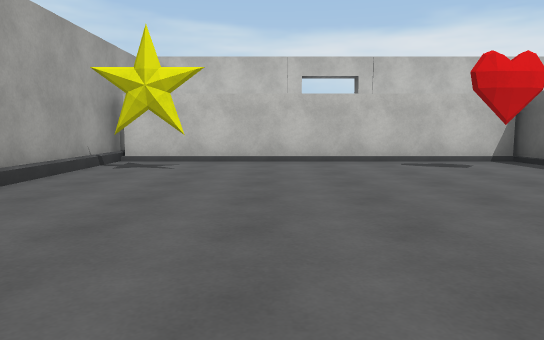
View 1 (above)

24 first-person views from a walk through a Unity game level. The camera is 1.2 m above the floor, tilts 6° down and sees 70° across. The floor is counted in squares, 2 m on a side. Each view is taken from the middle of a square. On the plan, view 1 faces up. The plan holds only what a view shows up to about 11 squares ahead; the rest is blank. The place goes on beyond the plan. The player character is not drawn. Surface patterns are stand-ins for the level's own textures.

View 2
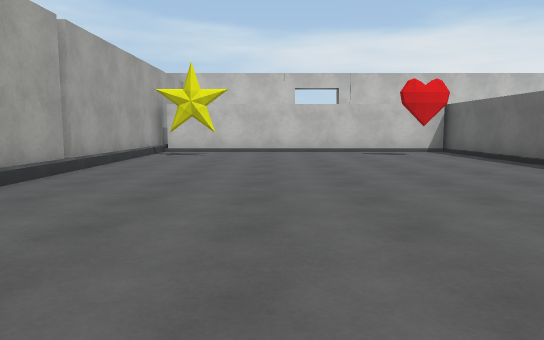

View 3
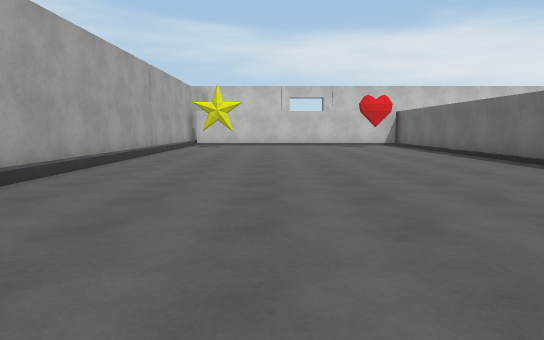

View 4
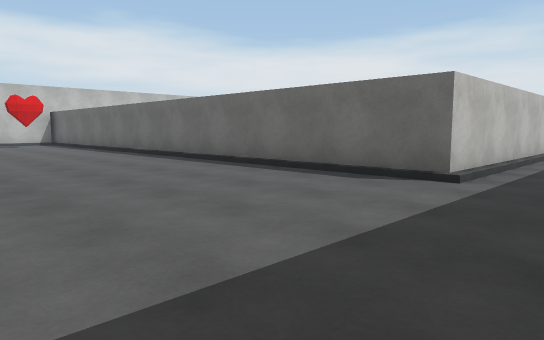

View 5
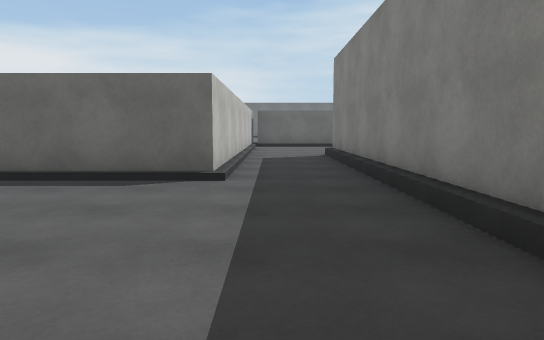

View 6
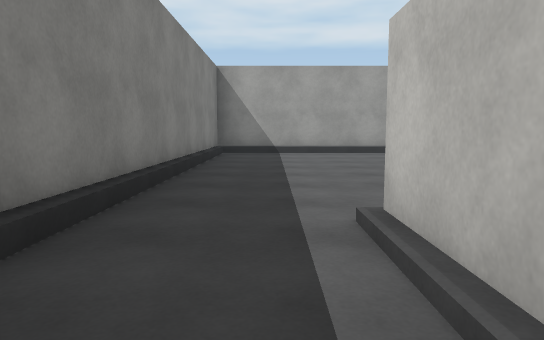

View 7
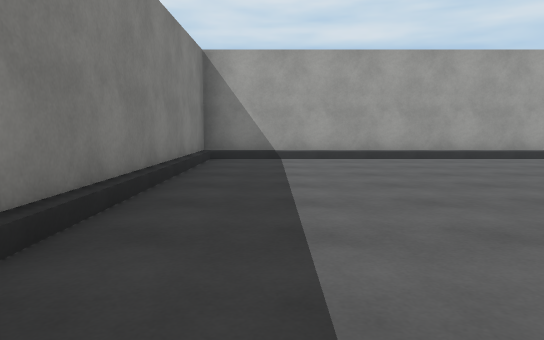

View 8
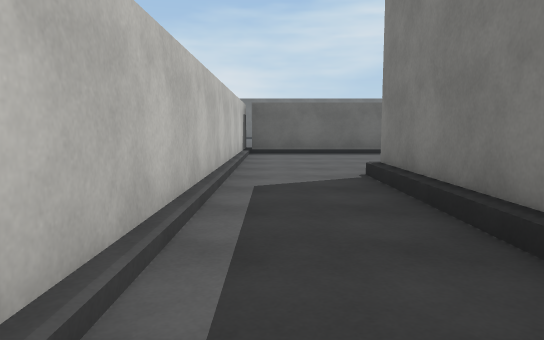

View 9
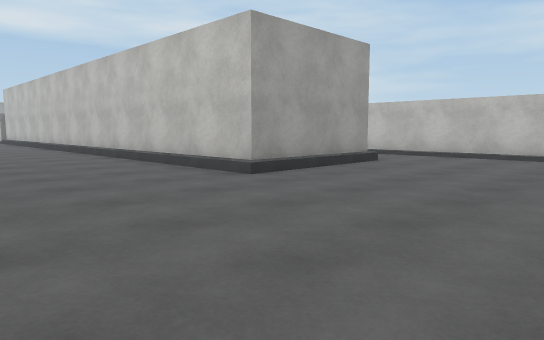

View 10
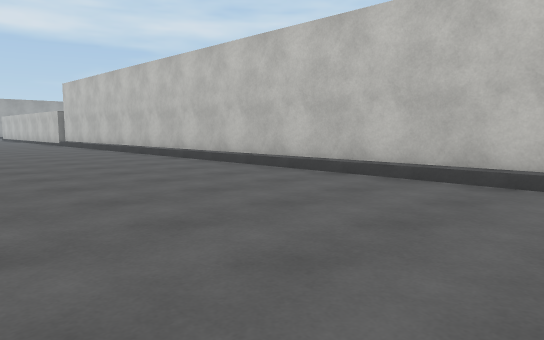

View 11
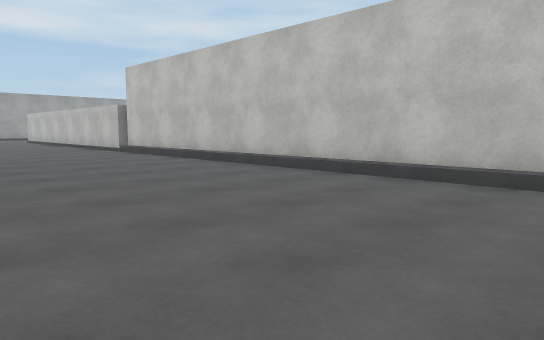

View 12
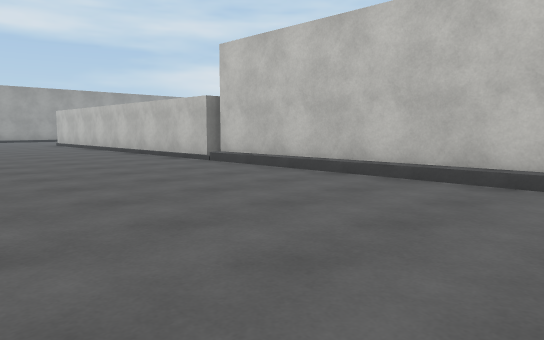

View 13
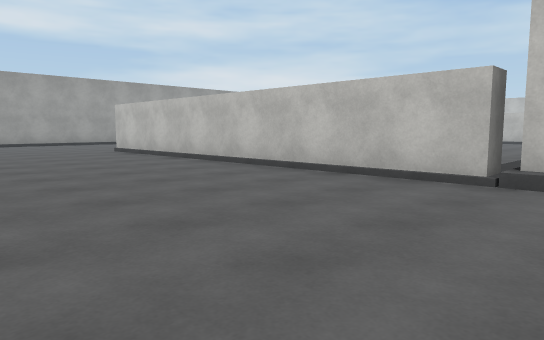

View 14
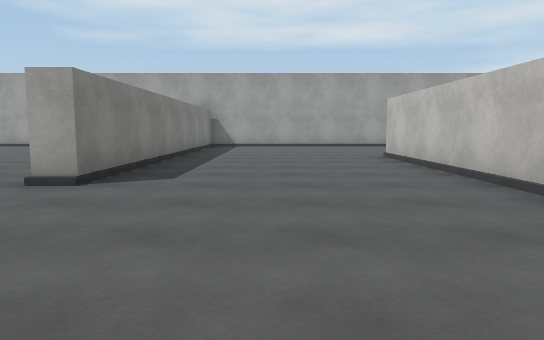

View 15
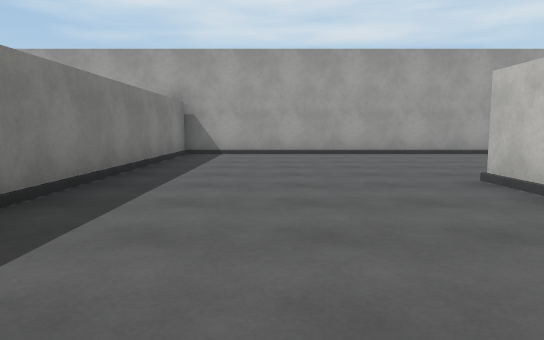

View 16
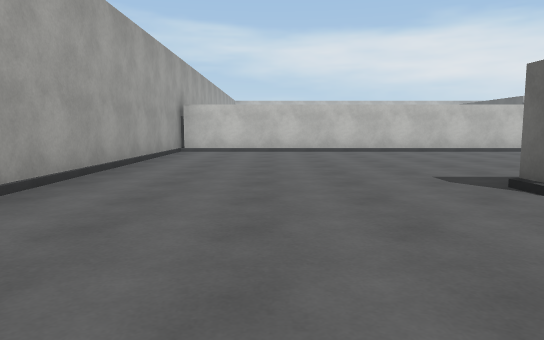

View 17
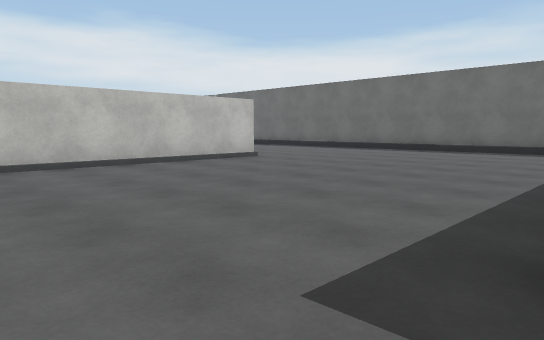

View 18
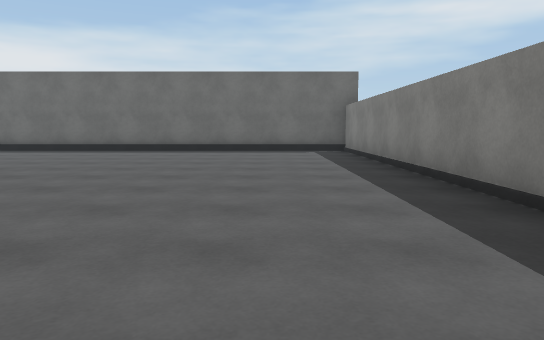

View 19
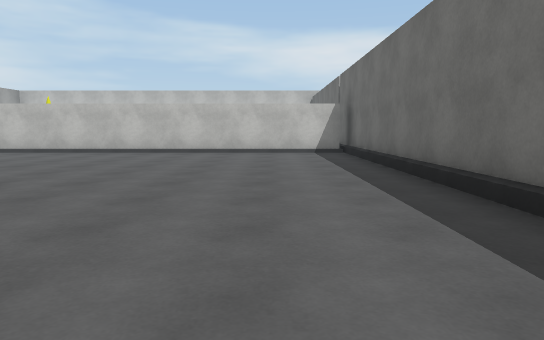

View 20
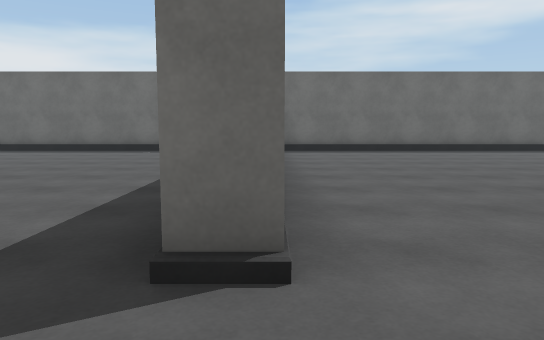

View 21
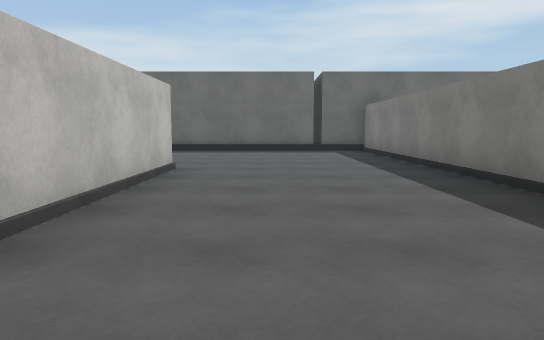

View 22
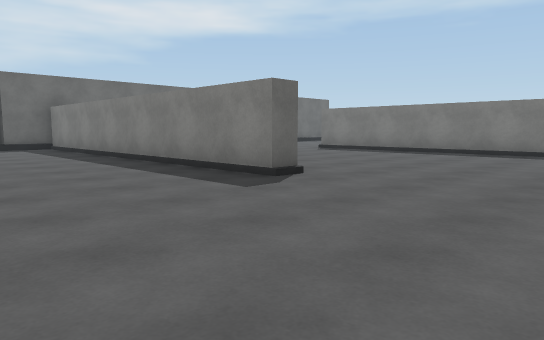

View 23
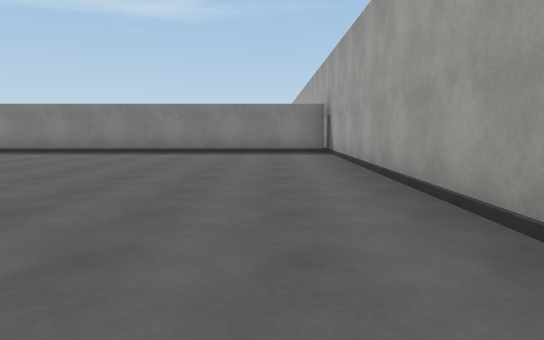

View 24
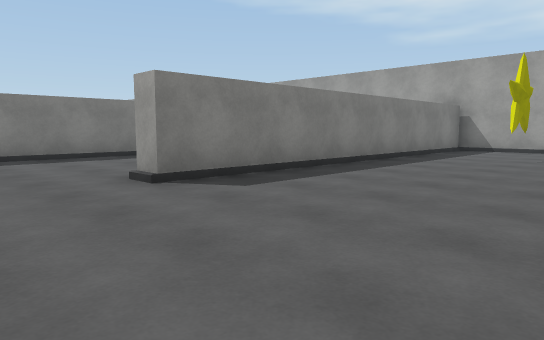

### Floor plan
Points are (right, up) in squares from view 1. A wall is a line through its corners. A room is listed if a view was taken in it or the views show most of it. See-through windows are left out.
Room 1 (views 1, 2, 3, 4, 5, 6, 7, 8)
walls: (-1.2, 5.3) (-1.6, 5.6); (4.6, 7.2) (-2.9, 7.2); (10.5, -7.3) (4.6, -7.3) (4.6, 7.5); (-3, 8.1) (-3, -9.4) (9, -9.4)
ways out: opening at (9.5, -8.5) to room 2
Room 2 (views 9, 10, 11, 12, 13, 14, 15, 16, 17, 18, 19, 20, 21, 22, 23, 24)
walls: (-11.1, -5.6) (-20.4, -5.6); (-6, -12.1) (-6, 8.8); (-6.3, -12.4) (-15.5, -12.4); (-6.1, 0.9) (-15, 0.9); (-14.2, -12) (-6.3, -12); (-15.5, 0.9) (-15.5, 1.4) (-6.2, 1.4); (-20.4, -5.1) (-11.9, -5.1); (-20.5, 3) (-20.5, -17.1) (-11.2, -17.1) (-11.2, -17.5); (-20.5, 8) (-20.5, 6) (-11.2, 6) (-11.2, 5.5) (-15, 5.5); (9, -9.4) (9, -12.4) (-6, -12.4); (13.7, -10.8) (13.7, -7.5); (14.2, -7.3) (10.5, -7.3)
low walls: (-15.5, 0.9) (-14.9, 0.9)
ways out: opening at (9.5, -8.5) to room 1

Where each view was taken, in squares from view 1:
view 1: 0 up, 0 right, facing up
view 2: 3 down, 0 right, facing up
view 3: 7 down, 0 right, facing up
view 4: 9 down, 0 right, facing up-right
view 5: 8 down, 0 right, facing right
view 6: 8 down, 7 right, facing left
view 7: 8 down, 5 right, facing left
view 8: 8 down, 4 right, facing right
view 9: 16 down, 13 right, facing up-left
view 10: 17 down, 9 right, facing up-left
view 11: 17 down, 4 right, facing up-left
view 12: 17 down, 0 right, facing up-left
view 13: 17 down, 5 left, facing up-left
view 14: 15 down, 7 left, facing left
view 15: 15 down, 11 left, facing left
view 16: 16 down, 18 left, facing up
view 17: 12 down, 17 left, facing up-right
view 18: 10 down, 17 left, facing right
view 19: 9 down, 8 left, facing up
view 20: 1 up, 17 left, facing right
view 21: 4 up, 17 left, facing right
view 22: 5 up, 19 left, facing down-right
view 23: 5 up, 19 left, facing down
view 24: 10 up, 9 left, facing down-left
